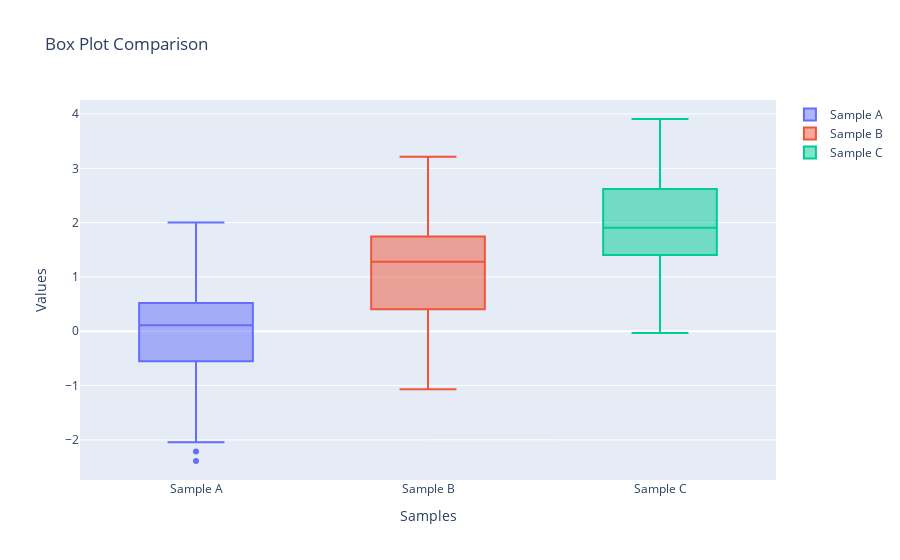

Here is the notebook cell this chart was saved with:
### Markdown cell above
1. In the same figure, plot the 3 distributions as box plots as shown in the image. In this exercise the style is not important.

![alt text][logo_ex7]

[logo_ex7]: ./w1day03_ex7_plot1.png "Box plot ex7"

The plot has to contain:

- The title
- The legend

### Code cell
fig = go.Figure()

# Add the three box plot traces
fig.add_trace(go.Box(y=y0, name='Sample A'))
fig.add_trace(go.Box(y=y1, name='Sample B'))
fig.add_trace(go.Box(y=y2, name='Sample C'))

# Add title and ensure legend is visible
fig.update_layout(
    title='Box Plot Comparison',
    xaxis_title='Samples',
    yaxis_title='Values'
)

fig.show()

### Figure 1 — Plotly figure (JSON) as saved in the notebook; plotly's stock layout.template omitted (floating-point values rounded to 4 significant figures)
{"data": [{"name": "Sample A", "type": "box", "y": [0.4422, -0.4039, 1.726, 1.437, 0.2545, 0.4086, -1.089, 0.6426, -0.719, 1.219, -0.9737, 1.451, -2.216, -0.5427, -2.389, -1.395, -1.086, 0.01094, 0.07133, 0.1439, 0.518, -0.5518, 0.2505, -0.9317, -0.9423, 1.547, 0.6194, -1.204, 1.465, 1.335, 0.01595, -0.3416, 0.03363, 0.1471, 0.1688, 1.875, -0.3439, 0.2767, 2.002, -0.3063, -0.2444, 0.5044, 0.07619, -0.7161, 0.2533, -0.1539, -2.042, 0.3445, 0.8118, 0.4567]}, {"name": "Sample B", "type": "box", "y": [1.635, 2.096, 0.1143, 0.08828, 1.5, 0.9192, 1.307, 1.177, 1.925, -0.00652, 1.051, 1.285, -0.7091, 1.67, 1.59, 0.2406, 0.714, 0.6111, 1.202, 1.587, 3.164, 0.52, 1.677, 1.839, 3.213, 1.852, 0.8284, 2.046, 1.919, 0.08415, 1.843, 1.548, 1.315, -0.3729, -1.067, 0.4738, 1.065, 2.766, 1.744, 0.08424, 0.3327, -0.9568, 2.007, 0.3776, 0.404, 1.7, 1.029, 1.271, 1.722, 2.659]}, {"name": "Sample C", "type": "box", "y": [0.5171, 2.617, 1.745, 1.403, 1.907, 1.906, 3.447, 1.528, 2.574, 3.908, 1.86, 1.738, 3.653, 3.567, 3.604, -0.03146, 2.931, 1.681, 1.683, 2.486, 1.937, 1.168, 3.169, 2.748, 2.069, 2.549, 2.802, 0.9593, 2.205, 0.7172, 1.742, 1.43, 0.6398, 1.912, 0.6424, 1.176, 0.7756, 0.504, 2.327, 2.956, 1.358, 0.6334, 2.195, 1.555, 2.612, 2.512, 1.896, 1.827, 3.899, 2.658]}], "layout": {"title": {"text": "Box Plot Comparison"}, "xaxis": {"title": {"text": "Samples"}}, "yaxis": {"title": {"text": "Values"}}}}
